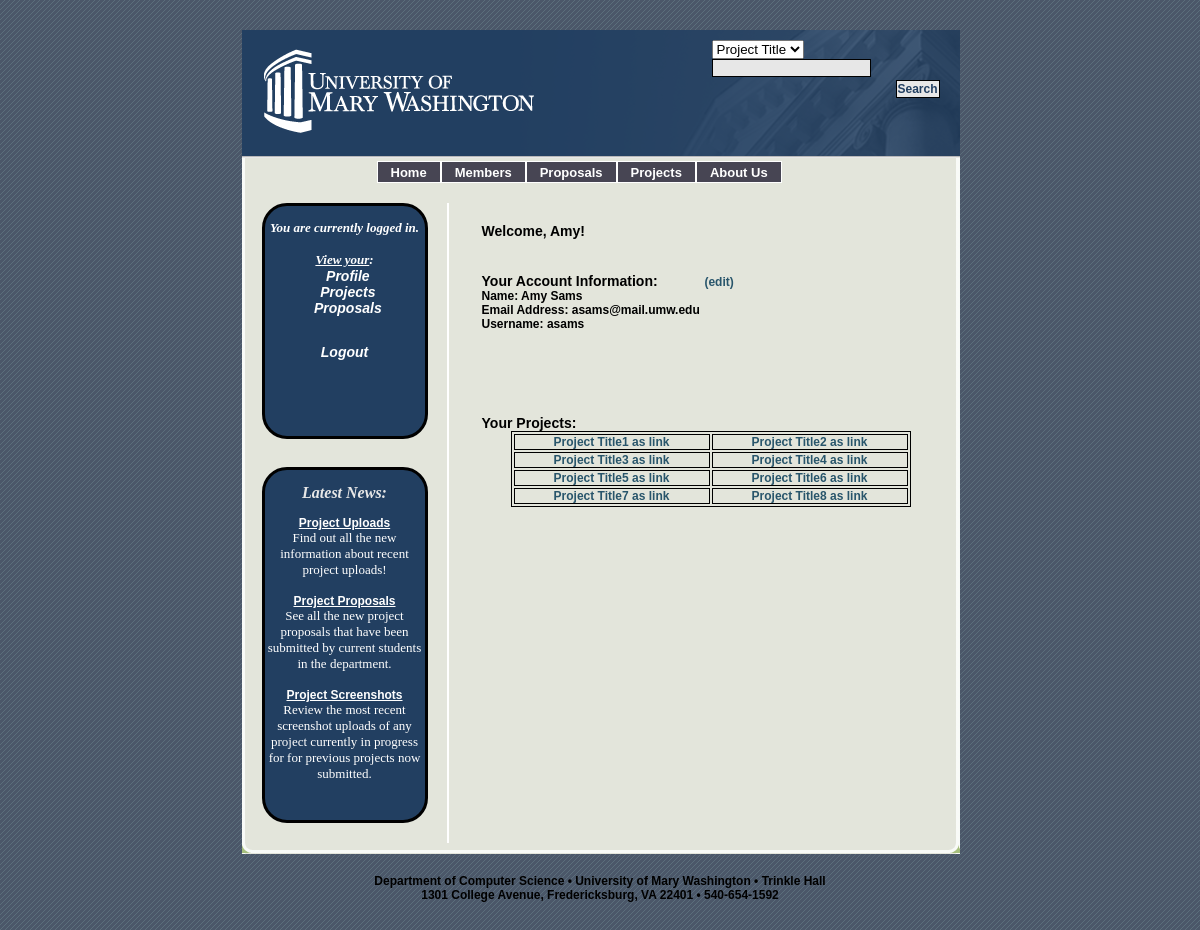
The app's page /index.php (signed in) with its own data.
### tables this page shows
CREATE TABLE IF NOT EXISTS `user` (
  `user_id` int(11) NOT NULL AUTO_INCREMENT,
  `username` varchar(20) NOT NULL,
  `password` varchar(40) NOT NULL,
  `first_name` varchar(30) NOT NULL,
  `last_name` varchar(30) NOT NULL,
  `email` varchar(30) NOT NULL,
  `email_token` varchar(10) NOT NULL,
  `email_authenticated` char(1) NOT NULL DEFAULT 'N',
  `is_active` char(1) NOT NULL DEFAULT 'Y',
  PRIMARY KEY (`user_id`)
);

### userIndex.php (the view, shortened to what this page needs)
<?php
  include('db_connect.php');
  $user_id = $_SESSION['user_id'];
  $query = "SELECT * FROM user WHERE user_id=$user_id";
  $result = mysqli_query($db, $query) or die ("Error Querying Database");
  if($row = mysqli_fetch_array($result)) {
  	$username= $row['username'];
  	$email= $row['email'];
	$firstName = $row['first_name'];
	$lastName = $row['last_name'];
  }
echo "<br><h3>Your Account Information:&nbsp;&nbsp;&nbsp;&nbsp;&nbsp;&nbsp;&nbsp;&nbsp;&nbsp;&nbsp;&nbsp;&nbsp;<a href=\"editAccountInfo.php\">(edit)</a></h3>";
echo "<h4><b>Name: </b>" . $firstName . " " . $lastName . "<br>";
echo "<h4><b>Email Address: </b>" . $email . "<br>";
echo "<h4><b>Username: </b>" . $username . "<br>";
?>
<br><br><br><br><br>
<br><h3>Your Projects:</h3><center><table width= 400px >
<tr><td><a href=\"project.php?id=1\" ><h4>Project Title1 as link</h4></a></td><td><a href=\"project.php?id=1\" ><h4>Project Title2 as link</h4></a></td></tr>
<tr><td><a href=\"project.php?id=3\" ><h4>Project Title3 as link</h4></a></td><td><a href=\"project.php?id=4\" ><h4>Project Title4 as link</h4></a></td></tr>
<tr><td><a href=\"project.php?id=5\" ><h4>Project Title5 as link</h4></a></td><td><a href=\"project.php?id=6\" ><h4>Project Title6 as link</h4></a></td></tr>
<tr><td><a href=\"project.php?id=7\" ><h4>Project Title7 as link</h4></a></td><td><a href=\"project.php?id=8\" ><h4>Project Title8 as link</h4></a></td></tr>
</table></center>

### index.php (shortened to what this page needs)
<?php
  include('db_connect.php');
  include('header.php');
  $user_id = $_SESSION['user_id'];
  if(!isset($_SESSION['user_id'])){
	$firstName = "Guest";
  } else {
	$query = "SELECT * FROM user WHERE user_id=$user_id";
	$result = mysqli_query($db, $query) or die ("Error Querying Database");
	if($row = mysqli_fetch_array($result)) {
		$firstName = $row['first_name'];
	}
  }
?>
       <div id="content">
                <div id="right">
<?php
                    echo"<h1>Welcome, " . $firstName . "!</h1>";
		    if ($firstName == "Guest") {
?>
                    <p>This website provides complete access to all student-developed research applications.  </p>
                    <p>From here you can view the list of available projects, submit a project you have already completed or submit a new project proposal.<br>
                    <br>To submit a project or a project proposal, simply click on the link provided above and follow the instructions detailed on that page.</p>
		    <h1>Featured Project:</h1>
                    <div id="photos">
                        <a href="http://www.umw.edu"><img src="images/iphone_test.png" alt="photo" align="left" /></a>
			<b>Project Title</b> <br>
			&nbsp; Project Description
                    </div>
		<br><br><br><br><br>
        	<br><h3>Other Projects:</h3><center><table width= 400px >
        	<tr><td><a href=\"project.php?id=1\" ><h4>Project Title1 as link</h4></a><h5>(Student1, Faculty1)</h5></td><td><a href=\"project.php?id=1\" ><h4>Project Title2 as link</h4></a><h5>(Student2, Faculty2)</h5></td></tr>
		<tr><td><a href=\"project.php?id=3\" ><h4>Project Title3 as link</h4></a><h5>(Student3, Faculty3)</h5></td><td><a href=\"project.php?id=4\" ><h4>Project Title4 as link</h4></a><h5>(Student4, Faculty4)</h5></td></tr>
		<tr><td><a href=\"project.php?id=5\" ><h4>Project Title5 as link</h4></a><h5>(Student5, Faculty5)</h5></td><td><a href=\"project.php?id=6\" ><h4>Project Title6 as link</h4></a><h5>(Student6, Faculty6)</h5></td></tr>
		<tr><td><a href=\"project.php?id=7\" ><h4>Project Title7 as link</h4></a><h5>(Student7, Faculty7)</h5></td><td><a href=\"project.php?id=8\" ><h4>Project Title8 as link</h4></a><h5>(Student8, Faculty8)</h5></td></tr>
		<tr><td><style font-color:#e7e7e7>.</style></td><td align=right ><a href= \"projects.php\"><h4>View more</h4></a></td></tr>
		</table></center>
<?php
		 } else {
			include('userIndex.php');
		 }
?>
</div>

### style.css (style rules this page uses)
body { background-color:#474553; background-image:url(images/bg.gif); color:#000000; font-family: Verdana, Arial, Helvetica, sans-serif; font-size: 12px; margin: 30px 10px; padding: 0px; }
* { margin: 0px; padding: 0px; }
a { font-size:12px; }
#content { background-image:url(images/content_bg.gif); width:718px; margin: 0px 0px 0px 0px; }
h1 { color:#000000; font-size:14px; margin: 40px 0px 20px 0px; }
#right { float:right; width:458px; margin-left:20px; padding: 0px 20px 20px 0px; display:inline; }
#right a { color:#28556b; text-decoration: none }
table, th, td { border: 1px solid black; }
table, th { text-align:center; }
#footerline { clear:both; background-image:url(images/footer_bg.gif); font-size:1px; height:11px; }
#footer { width:717px; text-align:center; padding: 20px 0px; font-weight: bold; }

### records on screen
user: first_name "Amy", last_name "Sams", email "asams@mail.umw.edu", username "asams"
